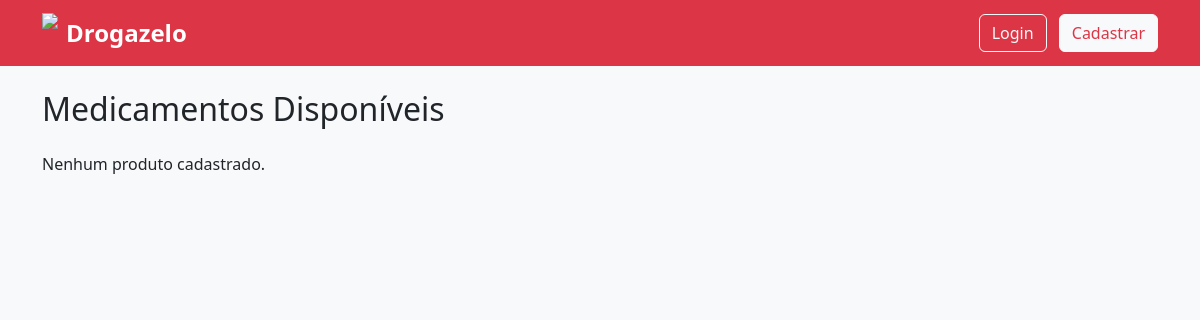
The app's page /, older data.
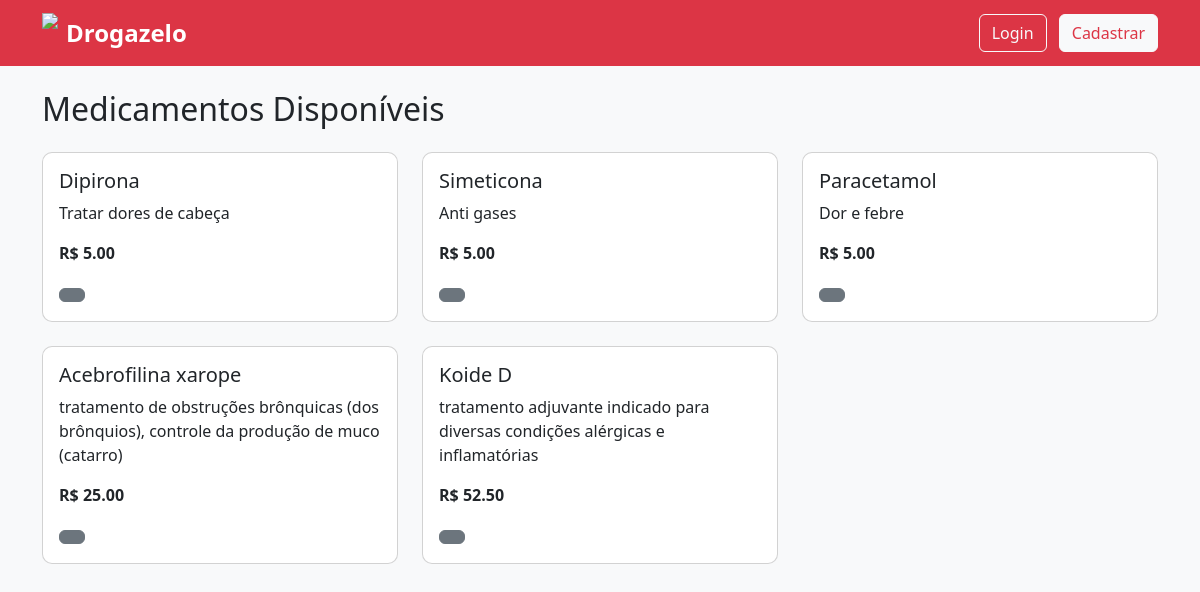
The same page, newer data.
### produtos/models.py (models this page shows, shortened)
class Produto(models.Model):
    nome = models.CharField(max_length=100)
    descricao = models.TextField()
    preco = models.DecimalField(max_digits=8, decimal_places=2)
    estoque = models.IntegerField()

### produtos/views.py (the view)
# urls.py: path('', lista_produtos, name='lista_produtos'),
def lista_produtos(request):
    produtos = Produto.objects.all()
    return render(request, 'produtos/lista.html', {'produtos': produtos})

### templates/produtos/lista.html
{% extends 'base.html' %}
{% block conteudo %}
  <h2 class="mb-4">Medicamentos Disponíveis</h2>
  <div class="row">
    {% for produto in produtos %}
      <div class="col-md-4">
        <div class="card mb-4">
          <div class="card-body">
            <h5 class="card-title">{{ produto.nome }}</h5>
            <p class="card-text">{{ produto.descricao }}</p>
            <p class="fw-bold">R$ {{ produto.preco }}</p>
            {% if user.is_authenticated %}
              {% if user.is_authenticated %}
                <a href="/adicionar/{{ produto.id }}/" class="btn btn-danger">Adicionar ao carrinho</a>
              {% else %}
                <a href="/login/" class="btn btn-secondary">Faça login para comprar</a>
              {% endif %}
            {% else %}
              <a href="/login/" class="btn btn-secondary"></a>
            {% endif %}
          </div>
        </div>
      </div>
    {% empty %}
      <p>Nenhum produto cadastrado.</p>
    {% endfor %}
  </div>
{% endblock %}

### templates/base.html (shortened to what this page needs)
{% load static %}
<!DOCTYPE html>
<html lang="pt-br">
<head>
    <link href="https://cdn.jsdelivr.net/npm/bootstrap@5.3.2/dist/css/bootstrap.min.css" rel="stylesheet">
    <link rel="stylesheet" href="{% static 'css/style.css' %}">
</head>
<body>
<nav class="navbar navbar-expand-lg navbar-dark bg-danger">
  <div class="container">
    <a class="navbar-brand d-flex align-items-center" href="/">
        <img src="{% static 'images/logo.png' %}" height="40" class="me-2">
        Drogazelo
    </a>
    <div>
    {% if user.is_authenticated %}
        <span class="text-white me-3">
            Olá, {{ user.username }}
        </span>
        <a href="/logout/" class="btn btn-outline-light">Sair</a>
    {% else %}
        <a href="/login/" class="btn btn-outline-light me-2">Login</a>
        <a href="/cadastro/" class="btn btn-light text-danger">Cadastrar</a>
    {% endif %}
</div>
  </div>
</nav>
<div class="container mt-4">
    {% block conteudo %}{% endblock %}
</div>
</body>
</html>

### static/css/style.css (style rules this page uses)
body { background-color: #f8f9fa; }
.navbar-brand { font-weight: bold; font-size: 1.5rem; }
.card { border-radius: 10px; }

Row changes from the older to the newer data that the page shows:
added Produto: nome "Dipirona", descricao "Tratar dores de cabeça", preco "5.00"
added Produto: nome "Simeticona", descricao "Anti gases", preco "5.00"
added Produto: nome "Paracetamol", descricao "Dor e febre", preco "5.00"
added Produto: nome "Acebrofilina xarope", descricao "tratamento de obstruções brônquicas (dos brônquios), controle da produção de muco (catarro)", preco "25.00"
added Produto: nome "Koide D", descricao "tratamento adjuvante indicado para diversas condições alérgicas e inflamatórias", preco "52.50"
Text that changed along with them:
text no longer shown: "Nenhum produto cadastrado."
